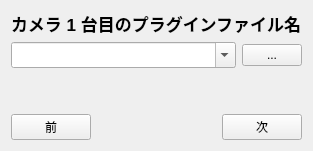
      <widget class="QWidget" name="pageCameraPlugin">
       <layout class="QVBoxLayout" name="vLayout_2">
        <item>
         <widget class="QLabel" name="labelCameraPluginTitle">
          <property name="font"><font><pointsize>13</pointsize><bold>true</bold></font></property>
          <property name="text"><string>カメラ 1 台目のプラグインファイル名</string></property>
         </widget>
        </item>
        <item>
         <layout class="QHBoxLayout" name="hInput_2">
          <item>
           <widget class="QComboBox" name="comboBoxCameraPlugin">
            <property name="font"><font><pointsize>11</pointsize></font></property>
            <property name="editable"><bool>true</bool></property>
           </widget>
          </item>
          <item>
           <widget class="QPushButton" name="pushButtonBrowseCameraPlugin">
            <property name="maximumSize"><size><width>60</width><height>16777215</height></size></property>
            <property name="text"><string>...</string></property>
           </widget>
          </item>
         </layout>
        </item>
        <item><spacer name="vSpacer_2"><property name="orientation"><enum>Qt::Vertical</enum></property><property name="sizeHint" stdset="0"><size><width>20</width><height>40</height></size></property></spacer></item>
        <item>
         <layout class="QHBoxLayout" name="hNav_2">
          <item><widget class="QPushButton" name="pushButtonPrev_2"><property name="text"><string>前</string></property></widget></item>
          <item><spacer name="hSpacer_2"><property name="orientation"><enum>Qt::Horizontal</enum></property><property name="sizeHint" stdset="0"><size><width>40</width><height>20</height></size></property></spacer></item>
          <item><widget class="QPushButton" name="pushButtonNext_2"><property name="text"><string>次</string></property></widget></item>
         </layout>
        </item>
       </layout>
      </widget>
